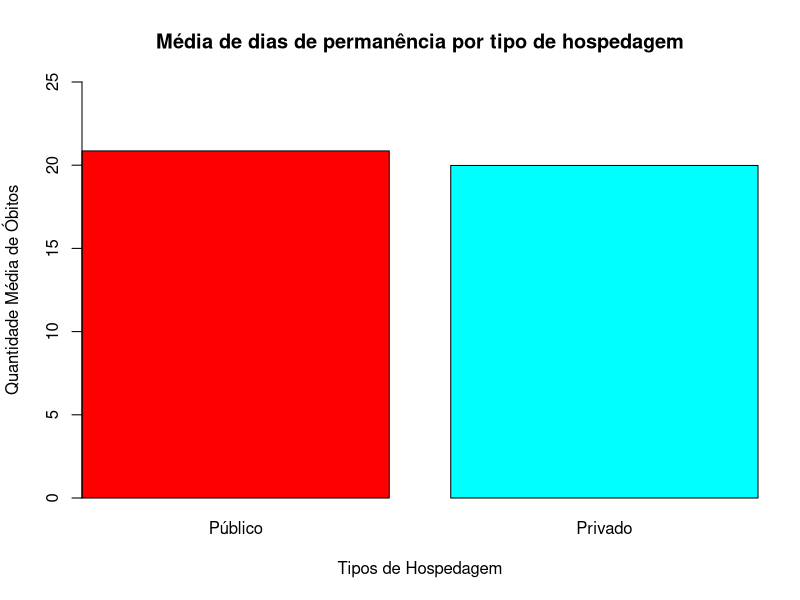

Here is the R script that generated this plot:
#tipos e tempo de permanência hospitalar
library(readxl)
library(dplyr)

worksheet <- read_excel("./dados/covid_19_bauru_mortes.xlsx")

data_tp_privado <- worksheet %>% filter(tipo_hosp=="privado")
data_tp_publico <- worksheet %>% filter(tipo_hosp=="público")

entrada_pv <- data_tp_privado$'inicio_sintoma'
obito_pv <- data_tp_privado$'data_obito'

entrada_pb <- data_tp_publico$'inicio_sintoma'
obito_pb <- data_tp_publico$'data_obito'

#Função para substituir negativos por zero
neg2zero <- function(x) {
  x[x < 0] <- 0
  x
}

#Diferencia de dias e média do tipo de hospedagem PUBLICA
diff_dias_pb <- difftime(as.Date(obito_pb), as.Date(entrada_pb), units = "days")

dias_pb <- na.omit(diff_dias_pb)

dados_pb <- c(neg2zero(dias_pb))

media_pb <- mean(dados_pb)

#Diferencia de dias e média do tipo de hospedagem PRIVADA
diff_dias_pv <- difftime(as.Date(obito_pv), as.Date(entrada_pv), units = "days")

dias_pv <- na.omit(diff_dias_pv)

dados_pv <- c(neg2zero(dias_pv))

media_pv <- mean(dados_pv)

#Printing
paste("Dados da Hospedagem Pública (Dias de Permanênica)")
dados_pb
paste("Dados da Hospedagem Privada (Dias de Permanênica)")
dados_pv

paste("Média de dias de permanência em Hospedagem Pública: ", media_pb)
paste("Média de dias de permanência em Hospedagem Privada: ", media_pv)

#Graphics
dados <- c(media_pb, media_pv)
names(dados) <- c("Público", "Privado")

png(filename = "./graficos/figura2.png", width = 700, height = 600)
barplot(as.vector(dados), main="Média de dias de permanência por tipo de hospedagem", 
        xlab="Tipos de Hospedagem", ylab="Quantidade Média de Óbitos", 
        names.arg = c ("Público", "Privado"), ylim=c(0, 25), 
        cex.names = 1, xaxs = "i", col=rainbow(2))

dev.off()